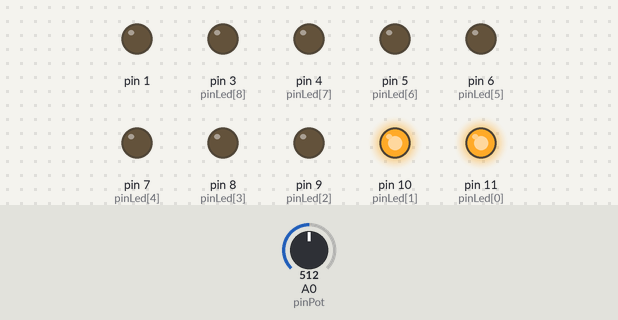
A sketch run on a simulated Arduino Uno, built with avr-gcc and run on an emulated ATmega328P. On the bench: output pins drawn as LEDs (lit = HIGH). Inputs (shaded band) come from the test bench; at power-on: A0 (pinPot) = 512.

Above: at 10.2 s.
10.3 s: A0 (pinPot) set to 122
At 10.9 s:
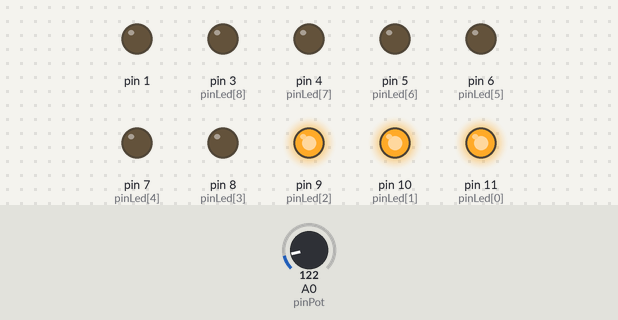
19.7 s: A0 (pinPot) set to 0
At 19.79 s:
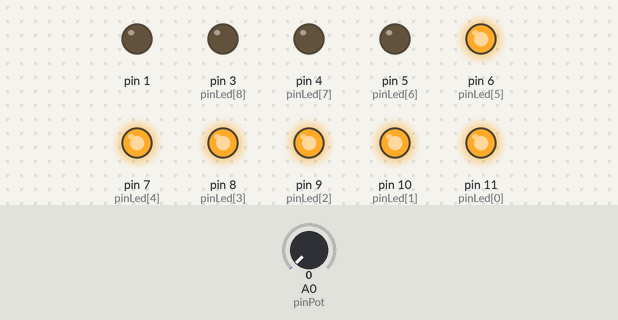
Timing chart, 0 to 35.1 s (numbered marks = the images above; inputs shaded):
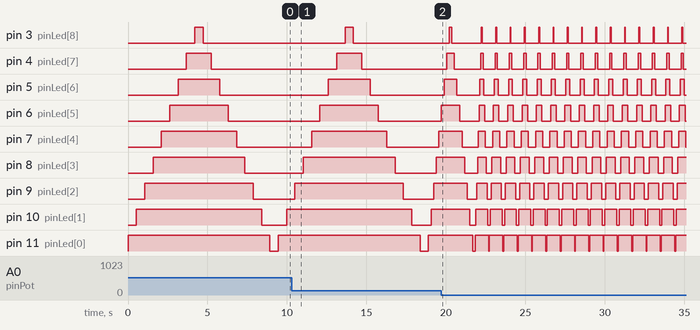

Measured:
- by itself, pin 7 (pinLed[4]): repeats every 0.90 s: HIGH 0.45 s, LOW 0.45 s
- by itself, pin 8 (pinLed[3]): repeats every 0.90 s: HIGH 0.55 s, LOW 0.35 s
- by itself, pin 9 (pinLed[2]): repeats every 0.90 s: HIGH 0.65 s, LOW 0.25 s
- by itself, pin 10 (pinLed[1]): repeats every 0.90 s: HIGH 0.75 s, LOW 0.15 s
- by itself, pin 11 (pinLed[0]): repeats every 0.90 s: HIGH 0.85 s, LOW 0.05 s

The sketch:

led6.ino
```cpp
int pinLed[9] = {11,10,9,8,7,6,5,4,3};
int numLed;
int pinPot = A0;
void setup() {
  // put your setup code here, to run once:
  int x;

  for (x = 0; x <= 9; x++){
    pinMode(pinLed[x], OUTPUT);
  }

  pinMode(pinPot, INPUT);
}

void loop() {
  // put your main code here, to run repeatedly:

  int potValue = analogRead(pinPot);
  int delayTime = map(potValue, 0, 1023, 50, 1000);

  for (numLed = 0; numLed <= 8; numLed++){
    digitalWrite(pinLed[numLed], HIGH);
    delay(delayTime);
  }

    for (numLed = 8; numLed >= 0 ; numLed--){
    digitalWrite(pinLed[numLed], LOW);
    delay(delayTime);
  }
}
```
